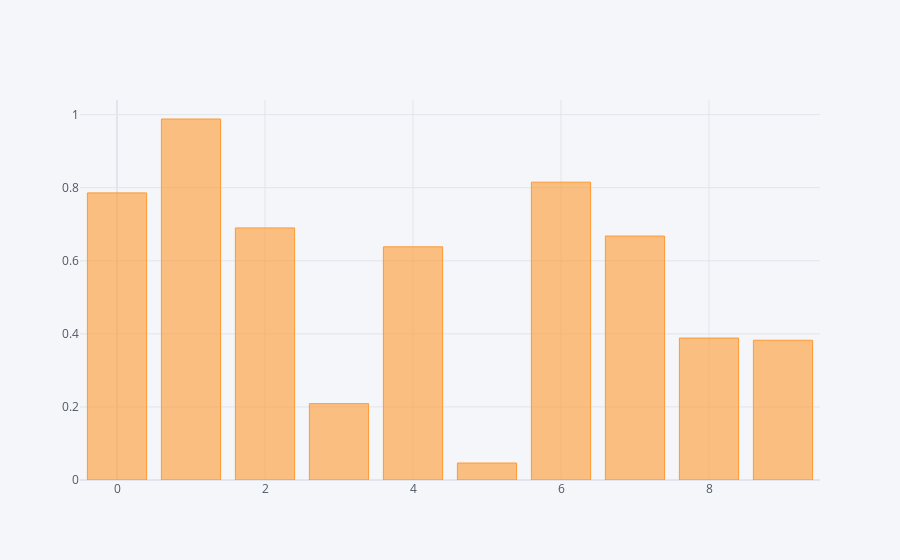

Notebook source saved alongside this figure:
### Code cell
df['A'].iplot(kind='bar')

### Figure 1 — Plotly figure (JSON) as saved in the notebook; plotly's stock layout.template omitted (floating-point values rounded to 4 significant figures)
{"data": [{"marker": {"color": "rgba(255, 153, 51, 0.6)", "line": {"color": "rgba(255, 153, 51, 1.0)", "width": 1}}, "name": "A", "orientation": "v", "text": "", "type": "bar", "x": [0, 1, 2, 3, 4, 5, 6, 7, 8, 9], "y": [0.7858, 0.988, 0.69, 0.209, 0.6382, 0.04645, 0.8151, 0.6677, 0.3886, 0.3825]}], "layout": {"legend": {"bgcolor": "#F5F6F9", "font": {"color": "#4D5663"}}, "paper_bgcolor": "#F5F6F9", "plot_bgcolor": "#F5F6F9", "title": {"font": {"color": "#4D5663"}}, "xaxis": {"gridcolor": "#E1E5ED", "showgrid": true, "tickfont": {"color": "#4D5663"}, "title": {"font": {"color": "#4D5663"}, "text": ""}, "zerolinecolor": "#E1E5ED"}, "yaxis": {"gridcolor": "#E1E5ED", "showgrid": true, "tickfont": {"color": "#4D5663"}, "title": {"font": {"color": "#4D5663"}, "text": ""}, "zerolinecolor": "#E1E5ED"}}}
